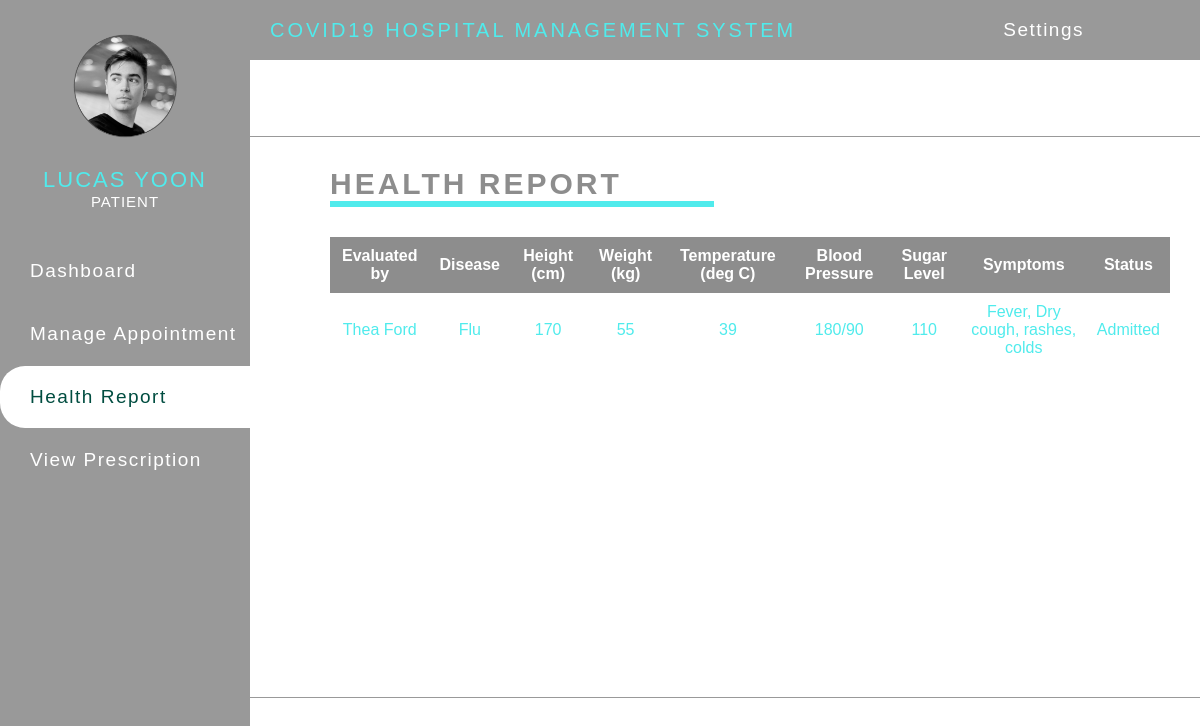
The app's page /patient/report.php (signed in) with its own data.
### tables this page shows
CREATE TABLE `patient` (
  `patient_ID` int(11) NOT NULL,
  `doctor_ID` int(20) NOT NULL,
  `pFullName` varchar(255) NOT NULL,
  `pUsername` varchar(255) NOT NULL,
  `pPassword` varchar(255) NOT NULL,
  `pEmail` varchar(255) NOT NULL,
  `pNumber` varchar(50) NOT NULL,
  `pAge` int(20) NOT NULL,
  `pBirthday` date NOT NULL,
  `pAddress` varchar(255) NOT NULL,
  `pGender` varchar(255) NOT NULL,
  `pProfilepic` varchar(255) NOT NULL
);

CREATE TABLE `report` (
  `count` int(11) NOT NULL,
  `patient_ID` int(11) NOT NULL,
  `doctor_ID` int(11) NOT NULL,
  `nurse_ID` int(11) NOT NULL,
  `rpDisease` varchar(255) NOT NULL,
  `rpHeight` int(11) NOT NULL,
  `rpWeight` int(11) NOT NULL,
  `rpTemp` int(11) NOT NULL,
  `rpBloodPressure` varchar(50) NOT NULL,
  `rpSugarLevel` int(11) NOT NULL,
  `rpSymptoms` varchar(255) NOT NULL,
  `rpStatus` int(11) NOT NULL
);

CREATE TABLE `nurse` (
  `nurse_ID` int(11) NOT NULL,
  `nFullName` varchar(255) NOT NULL,
  `nUsername` varchar(255) NOT NULL,
  `nPassword` varchar(255) NOT NULL,
  `nEmail` varchar(255) NOT NULL,
  `nNumber` varchar(50) NOT NULL,
  `nAge` int(20) NOT NULL,
  `nBirthday` date NOT NULL,
  `nAddress` varchar(255) NOT NULL,
  `nGender` varchar(255) NOT NULL,
  `nProfilepic` varchar(255) NOT NULL
);

### patient/report.php (the view, shortened to what this page needs)
<?php
	include("../include/config.php");
?>
<!DOCTYPE html>
<html lang="en">
	<head>
		<link rel="stylesheet" href="styles.css">
	</head>
	<body>
	<?php include('navigation.php');?>
	<div class="bd-box">
	<h3>HEALTH REPORT</h3>
	<hr>
		<table>
			<thead>
				<tr>
				<th>Evaluated by</th>
				<th>Disease</th>
				<th>Height (cm)</th>
				<th>Weight (kg)</th>
				<th>Temperature (deg C)</th>
				<th>Blood Pressure</th>
				<th>Sugar Level</th>
				<th>Symptoms</th>
				<th>Status</th>
				</tr>
			</thead>
			<tbody>
	<?php include('../include/config.php');
		$sql= mysqli_query($conn, "SELECT nurse.nFullName as name,report.*  from report
			join nurse on nurse.nurse_ID = report.nurse_ID
			where report.patient_ID='$id'");
		while($row = mysqli_fetch_array($sql)){
	?>
	<tr>
	<td><?php echo $row['name'];?></td>
	<td><?php echo $row['rpDisease'];?></td>
	<td><?php echo $row['rpHeight'];?></td>
	<td><?php echo $row['rpWeight'];?></td>
	<td><?php echo $row['rpTemp'];?></td>
	<td><?php echo $row['rpBloodPressure'];?></td>
	<td><?php echo $row['rpSugarLevel'];?></td>
	<td><?php echo $row['rpSymptoms'];?></td>
	<td>
	<?php if($row['rpStatus']==1)
		{
			echo "Admitted";
		}
	?></td></tr>
	<?php } ?>
		</tbody>
	</table>
	</div>
	<br><br><br><br><br>
	</body>
</html>

### patient/navigation.php (shortened to what this page needs)
<?php
	include("../include/config.php");
	$id = $_SESSION['id'];
	$query = mysqli_query($conn, "SELECT * FROM patient where patient_ID = '$id'");
	$row = mysqli_fetch_array($query);
?>
<div class="wrapper" id="wrapper">
  <div class="top_navbar">
    <div class="menu">
      <div class="logo">
       COVID19 Hospital Management System
      </div>
	  <div class="dropdown">
		<button onclick="myFunction()" class="dbtn">Settings</span></button>
    </div>
  </div>
  <div class="main_container">
      <div class="sidebar">
          <div class="sidebar__inner">
			<div class="profile_info">
					<div class="img_holder">
						<?php echo "<img src='../img/profile/".$row['pProfilepic']."' >"; ?>
					</div>
					<br>
					<p class="title"><?php echo $row['pFullName']; ?></p>
					<p class="sub_title">PATIENT</p>
				</div>
            <ul class="lists">
              <li>
                <a href="home.php">
                  <span class="title">Dashboard</span>
                </a>
              </li>
              <li>
                <a href="appointment.php">
                  <span class="title">Manage Appointment</span>
                </a>
              </li>
              <li>
			  <a href="report.php">
                  <span class="title">Health Report</span>
                </a>
              </li>
              <li>
                <a href="prescription.php">
                  <span class="title">View Prescription</span>
                </a>
              </li>
            </ul>
          </div>
      </div>
  </div>
</div>

### patient/styles.css (style rules this page uses)
* { margin: 0; padding: 0; list-style: none; box-sizing: border-box; text-decoration: none; font-family: Helvetica; }
.bd-box { margin-top: 136px; border-top: 1px solid #999; border-bottom: 1px solid #999; }
.bd-box h3 { padding-top: 30px; margin-left: 330px; color: #8d8d8d; font-size: 30px; letter-spacing: 3px; }
.bd-box hr { width: 32%; margin-left: 330px; padding: 3px; background: #50ebec; border: none; }
.wrapper { width: 100%; height: 100%; }
.top_navbar { background: #999; height: 60px; display: flex; position: fixed; width: 100%; top: 0; }
.top_navbar .menu { width: calc(100% - 80px); height: 100%; display: flex; justify-content: space-between; align-items: center; padding: 0 20px; }
.top_navbar .menu .logo { color: #50ebec; text-transform: uppercase; letter-spacing: 3px; margin-left: 250px; font-size: 20px; }
.main_container .sidebar { position: fixed; top: 0; left: 0; width: 250px; height: 100%; background: #999; }
.main_container .sidebar .sidebar__inner { position: relative; }
.main_container .sidebar .profile_info { text-align: center; padding: 30px 10px; }
.main_container .sidebar .profile_info img { width: 110px; }
.main_container .sidebar .profile_info .title { font-size: 22px; letter-spacing: 2px; color: #50ebec; text-transform: uppercase; }
.main_container .sidebar .profile_info .sub_title { font-size: 15px; color: #fff; letter-spacing: 1px; }
.main_container .sidebar ul li a { letter-spacing: 1.5px; color: #fff; font-size: 19px; padding: 20px 30px; white-space: nowrap; display: flex; align-items: center; margin-bottom: 1px; transition: all 0.3s ease; }
.main_container .sidebar ul li a span { display: inline-block; }
.main_container .sidebar ul li a:hover, .main_container .sidebar ul li a.active { background: #fff; color: #004D40; border-top-left-radius: 25px; border-bottom-left-radius: 25px; }
.dbtn { background-color: #999; color: white; padding: 16px; font-size: 19px; border: none; cursor: pointer; letter-spacing: 1.5px; }
.dropdown { position: relative; display: inline-block; }
table { margin-top: 30px; margin-left: 330px; margin-bottom: 330px; border-collapse: collapse; width: 70%; color: #50ebec; font-size: 16px; text-align: center; }
td { padding: 10px; }
th { background-color: #8d8d8d; color: white; padding: 10px; }

### records on screen
patient: pProfilepic (picture), pFullName "LUCAS YOON"
report: nurse_ID.nFullName "Thea Ford", rpDisease "Flu", rpHeight "170", rpWeight "55", rpTemp "39", rpBloodPressure "180/90", rpSugarLevel "110", rpSymptoms "Fever, Dry cough, rashes, colds", rpStatus "Admitted"
